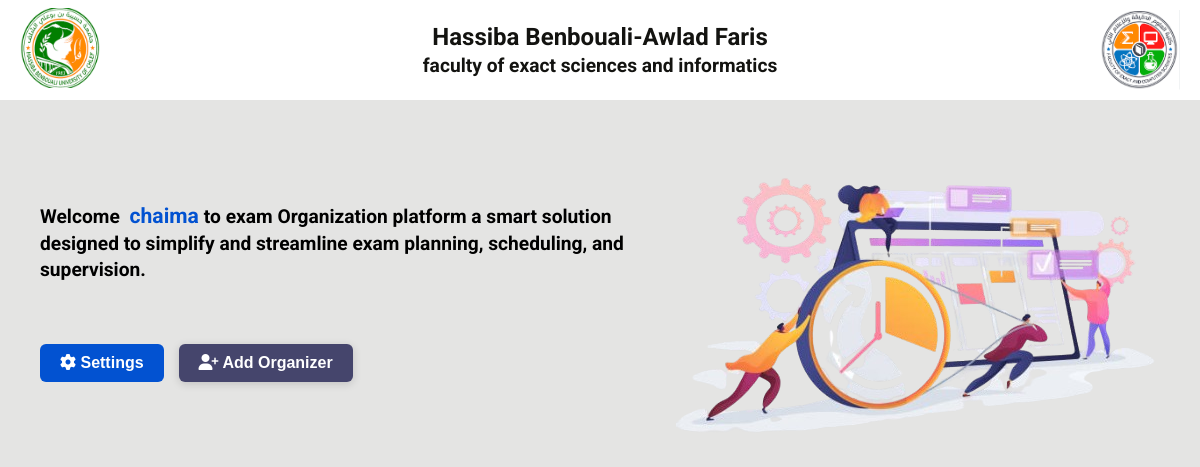
The page /pages/homeAD2.php (signed in) on the database its author committed.
### tables this page shows
CREATE TABLE `university` (
  `id_univ` int(11) NOT NULL,
  `name_univ` varchar(255) NOT NULL,
  `state_univ` varchar(255) NOT NULL,
  `adress_univ` varchar(255) NOT NULL,
  `imageU` varchar(255) DEFAULT NULL
);

CREATE TABLE `faculty` (
  `id_faculty` int(11) NOT NULL,
  `name_faculty` varchar(255) DEFAULT NULL,
  `image_faculty` varchar(255) DEFAULT NULL,
  `id_univ` int(11) DEFAULT NULL
);

CREATE TABLE `admin2` (
  `id` int(11) NOT NULL,
  `email` varchar(100) NOT NULL,
  `role` varchar(10) DEFAULT NULL,
  `password` varchar(100) DEFAULT NULL,
  `id_univ` int(11) DEFAULT NULL,
  `id_faculty` int(11) DEFAULT NULL,
  `name` varchar(50) NOT NULL
);

### pages/homeAD2.php (the view, shortened to what this page needs)
<?php
$email =$_SESSION['email'];
$id_admin2=$_SESSION['id_admin2'];
?>
<!DOCTYPE html>
<html lang="en">
<head>
    <link rel="stylesheet" href="/css/all.min.css">
    <link rel="stylesheet" href="/css/style.css">
</head>
<body>
    <?php
        include("connection.php");
        $recordA = mysqli_query($con,"SELECT id_univ,id_faculty,name FROM `admin2` WHERE email='$email' AND id='$id_admin2' ");
        $dataA= mysqli_fetch_array($recordA);
        $id_univ = $dataA['id_univ'];
        $id_faculty = $dataA['id_faculty'];
        $recordU = mysqli_query($con,"SELECT * FROM `university` WHERE id_univ = $id_univ");
        $recordF = mysqli_query($con,"SELECT * FROM `faculty` WHERE id_faculty = $id_faculty");
        $dataU = mysqli_fetch_array($recordU);
        $dataF = mysqli_fetch_array($recordF);
    ?>
    <div class="navigationW">
        <div class="imglogo">
            <img  src="<?php echo $dataU['imageU']?>">
        </div>
        <div class="infoselcted">
            <h3><?php echo "{$dataU['name_univ']}-{$dataU['adress_univ']}"?></h3>
            <h4><?php echo $dataF['name_faculty']?></h4>
        </div>
        <div class="imglogo">
            <img class="logo-preview" src="<?php echo $dataF['image_faculty']?>">
        </div>
    </div>
    <div class="container_homeAD2">
        <div class="text_cont">
            <p>Welcome <span><?php echo $dataA['name']?></span>to exam Organization platform a smart solution designed to simplify and streamline exam planning, scheduling, and supervision.</p>
            <div class="btn_cont">
                <button class="btn_profile" onclick="window.location.href='updateProfileAD2.php'"><i class="fa-solid fa-gear"></i>   Settings</button>
                <button class="btn_addOrg" onclick="window.location.href='userOrganizer.php'"><i class="fa-solid fa-user-plus"></i>  Add Organizer</button>
            </div>
        </div>
        <div class="img_cont">
            <img src="/images/homead2.png" alt="">
        </div>
    </div>
</body>
</html>

### css/style.css (style rules this page uses)
* { padding: 0; margin: 0; box-sizing: border-box; }
:root { --color-container: #f7faffdf; --color-lamp: #131310; --color-text: #2d2e5add; --color-blue1: #0d3d99; --color-blue2: #0252d1; --color-blue3: #c9d5e8; --color-green: #b6f318; --color-1: #f5f8f1; --color-2: #f3f5f8; --color-3: #e4e4e3; --color-white: #ffff; --color-letblue: #e3f2fd; }
body { font-family: 'Roboto', sans-serif; background-color: var(--color-3); }
.logo-preview { margin-top: 10px; display: flex; align-items: center; justify-content: start; }
.navigationW { display: flex; align-items: center; background-color: var(--color-white); height: 100px; }
.imglogo img { width: 80px; height: 80px; margin: 20px; }
.infoselcted { flex: 2; text-align: center; }
.infoselcted h3, .infoselcted h4, .infoselcted h5, .infoselcted h6 { margin: 3px 0; color: var(--color-lamp); }
.infoselcted h3 { font-size: 1.5em; }
.infoselcted h4 { font-size: 1.2em; }
.container_homeAD2 { display: flex; justify-content: space-between; align-items: center; padding: 40px; }
.text_cont { flex: 1; padding-right: 20px; }
.img_cont img { flex: 1; text-align: right; border-radius: 12px; }
.text_cont p { font-weight: bold; font-size: 1.2em; margin-bottom: 1.2rem; line-height: 1.4; }
.container_homeAD2 span { color: var(--color-blue2); font-weight: 700; margin: 0 5px; font-size: 1.1em; }
.btn_cont { display: flex; gap: 15px; margin-top: 60px; }
.btn_profile, .btn_addOrg { padding: 10px 20px; font-size: 1em; font-weight: 600; border: none; border-radius: 6px; cursor: pointer; transition: background-color 0.3s ease, color 0.3s ease; }
.btn_profile { background-color: var(--color-blue2); color: var(--color-white); }
.btn_addOrg { background-color: var(--color-text); color: var(--color-white); box-shadow: 0 2px 8px rgba(0, 0, 0, 0.15); }

### rows shown on the page
university: imageU (picture), name_univ "Hassiba Benbouali", adress_univ "Awlad Faris"
faculty: name_faculty "faculty of exact sciences and informatics", image_faculty (picture)
admin2: name "chaima"
